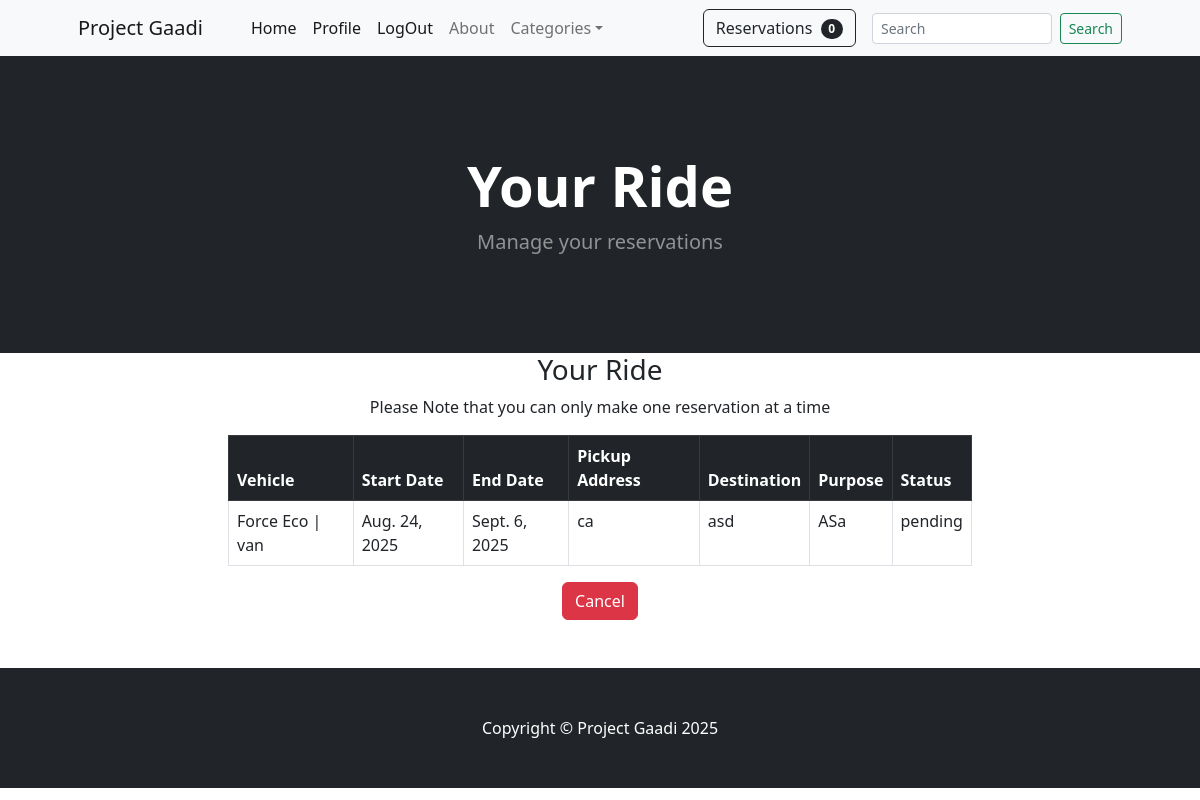
/reservations/ (signed in), run on an earlier commit of the app's database.
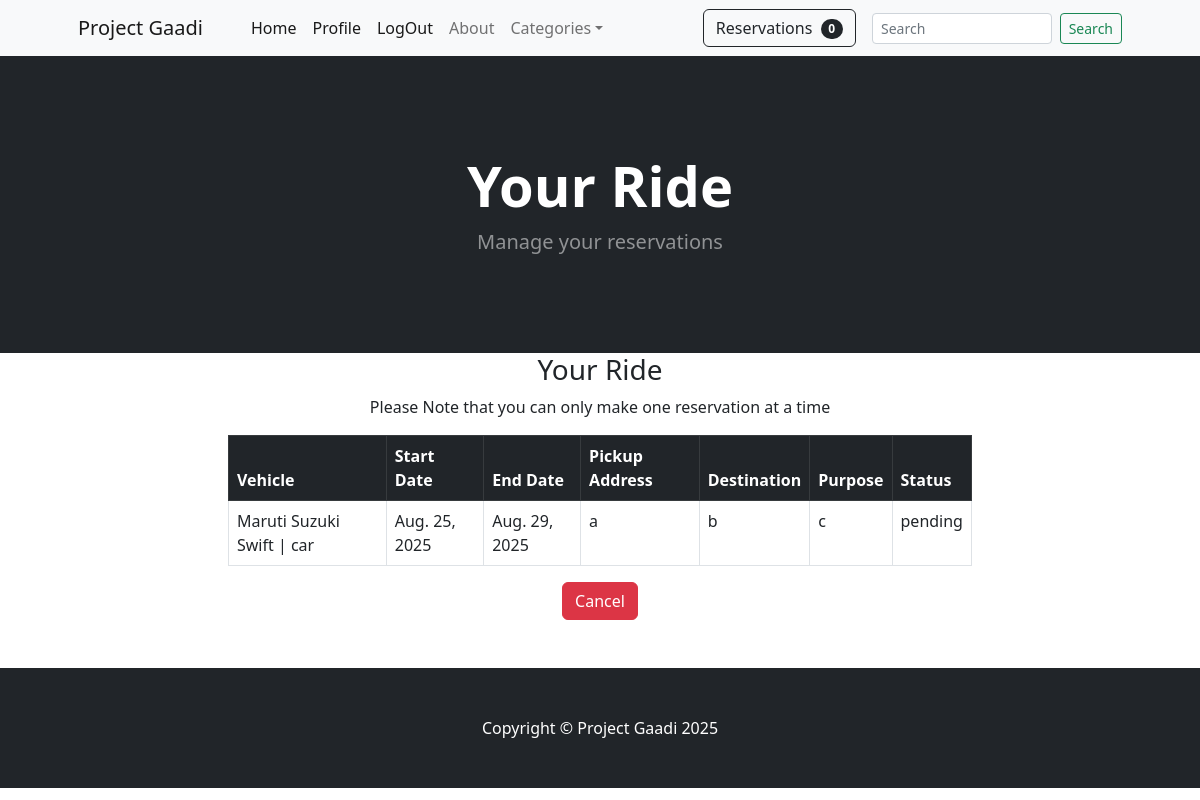
And on a later commit of the database.
### accounts/models.py (models this page shows, shortened)
class Booking(models.Model):
  STATUS_CHOICES=[
    ('pending','Pending'),
    ('approved', 'Approved'),
    ('rejected','Rejected'),
    ('cancelled','Cancelled'),
    ('completed', 'Completed')
  ]
  user=models.ForeignKey(CustomUser, on_delete=models.CASCADE, related_name='reservations')
  vehicle=models.ForeignKey(Vehicle, on_delete=models.CASCADE, related_name='reservations')
  owner=models.ForeignKey(CustomUser, on_delete=models.CASCADE,null=True,
    blank=True, related_name='booking_received')
  start_date=models.DateField()
  end_date=models.DateField()
  pickup_location=models.CharField(max_length=300)
  destination=models.CharField(max_length=200)
  purpose=models.CharField(max_length=255)
  status=models.CharField(choices=STATUS_CHOICES, default='pending', max_length=20)
  created_at=models.DateTimeField(auto_now_add=True)

class Vehicle(models.Model):
  VEHICLE_TYPES = [('car', 'Car'), ('van', 'Van'), ('bus', 'Bus'), ('truck', 'Truck')]
  vehicle_name = models.CharField(max_length=100)
  vehicle_type = models.CharField(max_length=10, choices=VEHICLE_TYPES, default='car')
  capacity = models.PositiveIntegerField()
  vehicle_number = models.CharField(max_length=50, unique=True)
  description = models.TextField(blank=True, null=True)
  is_active = models.BooleanField(default=False)  # Active only after admin approval
  owner = models.ForeignKey(settings.AUTH_USER_MODEL, on_delete=models.CASCADE, related_name='vehicles')
  photo=models.ImageField(upload_to='vehicles/')
  def __str__(self):
    return f'{self.vehicle_name} | {self.vehicle_type}'

### app/views.py (the view)
# urls.py: path('reservations/', views.reservations, name='reservations'),
def reservations(request):
    obj= Booking.objects.filter(user= request.user).first()
    return render(request, 'app/reservations.html', {'obj':obj})

### app/templates/app/reservations.html (shortened to what this page needs)
{% extends 'accounts/base.html' %}
{% block content %}
<header class="bg-dark py-5">
    <div class="container px-4 px-lg-5 my-5">
        <div class="text-center text-white">
            <h1 class="display-4 fw-bolder">Your Ride</h1>
            <p class="lead fw-normal text-white-50 mb-0">Manage your reservations</p>
        </div>
    </div>
</header>
<div class="container">
          <div class="row">
            <center>
              <div class="col-8">
                <h3>Your Ride</h3>
                <p>Please Note that you can only make one reservation at a time</p>
                {% if obj %}
                  <table class="table table-stripped table-hover table-bordered ">
  <thead class="table-dark">
    <tr>
      <th scope="col">Vehicle</th>
      <th scope="col">Start Date</th>
      <th scope="col">End Date</th>
      <th scope="col">Pickup Address</th>
      <th scope="col">Destination</th>
      <th scope="col">Purpose</th>
      <th scope="col">Status</th>
    </tr>
  </thead>
  <tbody>
    <tr>
      <td>{{obj.vehicle}}</td>
      <td>{{obj.start_date}}</td>
      <td>{{obj.end_date}}</td>
      <td>{{obj.pickup_location}}</td>
      <td>{{obj.destination}}</td>
      <td>{{obj.purpose}}</td>
      <td>{{obj.status}}</td>
    </tr>
  </tbody>
</table>
<form method="post" action="{% url 'cancel_reservation' obj.id %}">
<button type="submit" class="btn btn-danger" id="cancel">Cancel</button><br><br><br>
</form>
{% else %}
<h5>You have not made any reservations.</h5>
{% endif %}
              </div>
            </center>
          </div>
        </div>
{% endblock %}

What changed in the data, as far as the page shows it:
removed Booking: vehicle "Force Eco | van", start_date "Aug. 24, 2025", end_date "Sept. 6, 2025", pickup_location "ca", destination "asd", purpose "ASa", status "pending"
added Booking: vehicle "Maruti Suzuki Swift | car", start_date "Aug. 25, 2025", end_date "Aug. 29, 2025", pickup_location "a", destination "b", purpose "c", status "pending"
